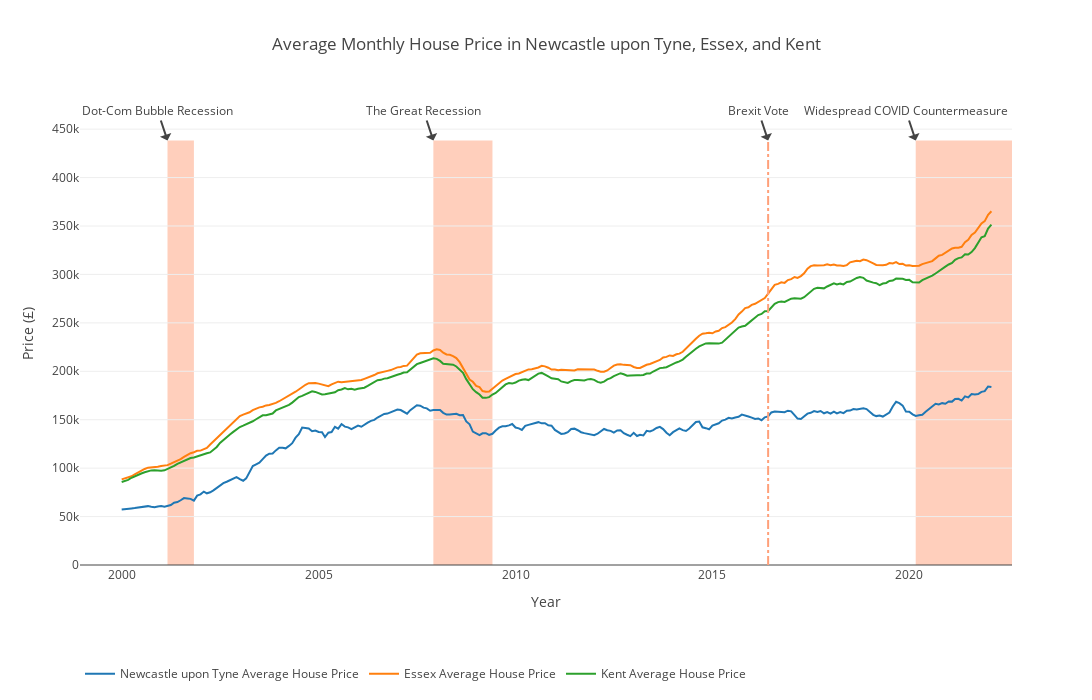

Notebook code cell kept with this figure:
### Code cell
region_input = ['Newcastle upon Tyne','Essex','Kent']

data_reg1 = df2[df2['Region_Name'] == region_input[0]]
data_reg2 = df2[df2['Region_Name'] == region_input[1]]
data_reg3 = df2[df2['Region_Name'] == region_input[2]]

data_avg_max = max(max(data_reg1["Average_Price"]), max(data_reg2["Average_Price"]), max(data_reg3["Average_Price"]))

fig = go.Figure()
fig.add_trace(go.Scatter(x=data_reg1["Date"], 
                         y=data_reg1["Average_Price"],
                         mode='lines',
                         name=f'{region_input[0]} Average House Price',
                    ))

fig.add_trace(go.Scatter(x=data_reg2["Date"], 
                         y=data_reg2["Average_Price"],
                         mode='lines',
                         name=f'{region_input[1]} Average House Price',
                    ))

fig.add_trace(go.Scatter(x=data_reg3["Date"], 
                         y=data_reg3["Average_Price"],
                         mode='lines',
                         name=f'{region_input[2]} Average House Price',
                    ))

fig.update_layout(
        template='gridon',
        title=f"""Average Monthly House Price in {region_input[0]}, {region_input[1]}, and {region_input[2]}""",
        xaxis_title='Year',
        yaxis_title='Price (£)',
        xaxis_showgrid=False,
        yaxis_showgrid=True,
        width=1200,
        height=700,
        legend=dict(y=-.2, orientation='h'),
        shapes=[
                dict(
                    type="rect",
                    x0="2020-03-01",
                    y0=0,
                    x1=today.strftime("%Y-%m-%d"),
                    y1=data_avg_max*1.2,
                    fillcolor="LightSalmon",
                    opacity=0.5,
                    layer="below",
                    line_width=0,
                ),
                dict(
                    type="line",
                    x0='2016-06-01',
                    x1='2016-06-01',
                    y0=0,
                    y1=data_avg_max*1.2,
                    line=dict(
                    color="LightSalmon",
                    dash="dashdot"
                    )
                ),
                dict(
                    type="rect",
                    x0="2007-12-01",
                    y0=0,
                    x1="2009-06-01",
                    y1=data_avg_max*1.2,
                    fillcolor="LightSalmon",
                    opacity=0.5,
                    layer="below",
                    line_width=0,
                ),
                dict(
                    type="rect",
                    x0="2001-03-01",
                    y0=0,
                    x1="2001-11-01",
                    y1=data_avg_max*1.2,
                    fillcolor="LightSalmon",
                    opacity=0.5,
                    layer="below",
                    line_width=0,
                )
            ],
            annotations=[
                dict(text="Dot-Com Bubble Recession", x='2001-03-01', y=data_avg_max*1.2),
                dict(text="The Great Recession", x='2007-12-01', y=data_avg_max*1.2),
                dict(text="Brexit Vote", x='2016-06-01', y=data_avg_max*1.2),
                dict(text="Widespread COVID Countermeasure", x='2020-03-01', y=data_avg_max*1.2)
            ]
        )
fig.show()

### Figure 1 — Plotly figure (JSON) as saved in the notebook; plotly's stock layout.template omitted (floating-point values rounded to 4 significant figures; data arrays with more than 128 entries replaced by an {"elided": "..."} marker saying what was removed)
{"data": [{"mode": "lines", "name": "Newcastle upon Tyne Average House Price", "type": "scatter", "x": {"elided": "266 str values"}, "y": {"elided": "266 float values"}}, {"mode": "lines", "name": "Essex Average House Price", "type": "scatter", "x": {"elided": "266 str values"}, "y": {"elided": "266 float values"}}, {"mode": "lines", "name": "Kent Average House Price", "type": "scatter", "x": {"elided": "266 str values"}, "y": {"elided": "266 float values"}}], "layout": {"annotations": [{"text": "Dot-Com Bubble Recession", "x": "2001-03-01", "y": 438300.0}, {"text": "The Great Recession", "x": "2007-12-01", "y": 438300.0}, {"text": "Brexit Vote", "x": "2016-06-01", "y": 438300.0}, {"text": "Widespread COVID Countermeasure", "x": "2020-03-01", "y": 438300.0}], "height": 700, "legend": {"orientation": "h", "x": 0, "y": -0.2}, "shapes": [{"fillcolor": "LightSalmon", "layer": "below", "line": {"width": 0}, "opacity": 0.5, "type": "rect", "x0": "2020-03-01", "x1": "2022-08-11", "y0": 0, "y1": 438300.0}, {"line": {"color": "LightSalmon", "dash": "dashdot"}, "type": "line", "x0": "2016-06-01", "x1": "2016-06-01", "y0": 0, "y1": 438300.0}, {"fillcolor": "LightSalmon", "layer": "below", "line": {"width": 0}, "opacity": 0.5, "type": "rect", "x0": "2007-12-01", "x1": "2009-06-01", "y0": 0, "y1": 438300.0}, {"fillcolor": "LightSalmon", "layer": "below", "line": {"width": 0}, "opacity": 0.5, "type": "rect", "x0": "2001-03-01", "x1": "2001-11-01", "y0": 0, "y1": 438300.0}], "title": {"text": "Average Monthly House Price in Newcastle upon Tyne, Essex, and Kent"}, "width": 1200, "xaxis": {"autorange": true, "range": ["1998-11-25 05:06:42.8881", "2022-09-05 15:39:12.3466"], "showgrid": false, "title": {"text": "Year"}, "type": "date"}, "yaxis": {"autorange": true, "range": [-1032.0, 480100.0], "showgrid": true, "title": {"text": "Price (£)"}, "type": "linear"}}}
